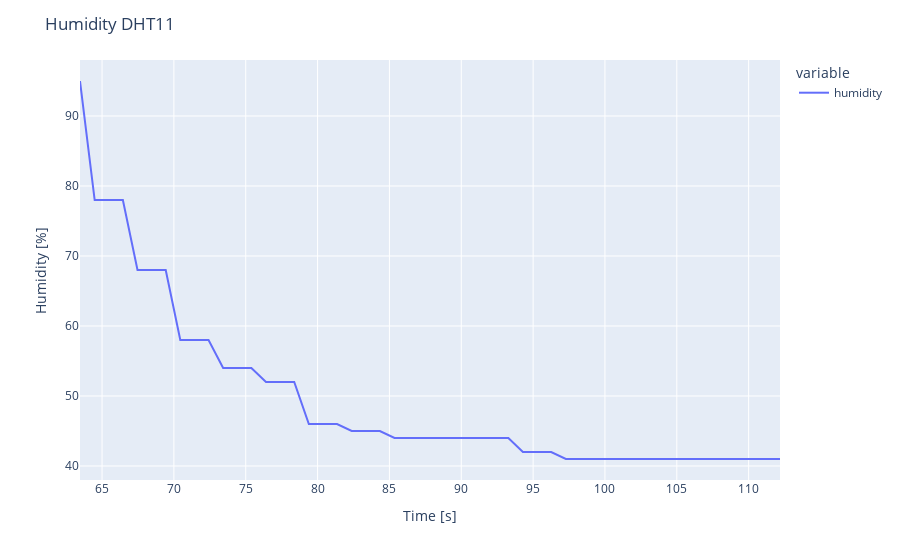

Notebook cell for this chart:
### Code cell
df_exp = df[max_humidity:max_humidity_after]
fig = px.line(df_exp, x='time', y=['humidity'])
fig.update_layout(
    title="Humidity DHT11",
    xaxis_title="Time [s]",
    yaxis_title="Humidity [%]",
)
fig.show()

### Figure 1 — Plotly figure (JSON) as saved in the notebook; plotly's stock layout.template omitted (floating-point values rounded to 4 significant figures)
{"data": [{"hovertemplate": "variable=humidity<br>time=%{x}<br>value=%{y}<extra></extra>", "legendgroup": "humidity", "line": {"color": "#636efa", "dash": "solid"}, "marker": {"symbol": "circle"}, "mode": "lines", "name": "humidity", "orientation": "v", "showlegend": true, "type": "scatter", "x": [63.47, 64.49, 65.46, 66.45, 67.47, 68.44, 69.43, 70.45, 71.42, 72.41, 73.43, 74.4, 75.39, 76.41, 77.38, 78.37, 79.39, 80.36, 81.35, 82.37, 83.34, 84.33, 85.35, 86.32, 87.32, 88.34, 89.3, 90.3, 91.32, 92.28, 93.28, 94.29, 95.27, 96.26, 97.28, 98.25, 99.24, 100.3, 101.2, 102.2, 103.2, 104.2, 105.2, 106.2, 107.2, 108.2, 109.2, 110.2, 111.2, 112.2], "xaxis": "x", "y": [95, 78, 78, 78, 68, 68, 68, 58, 58, 58, 54, 54, 54, 52, 52, 52, 46, 46, 46, 45, 45, 45, 44, 44, 44, 44, 44, 44, 44, 44, 44, 42, 42, 42, 41, 41, 41, 41, 41, 41, 41, 41, 41, 41, 41, 41, 41, 41, 41, 41], "yaxis": "y"}], "layout": {"legend": {"title": {"text": "variable"}, "tracegroupgap": 0}, "margin": {"t": 60}, "title": {"text": "Humidity DHT11"}, "xaxis": {"anchor": "y", "domain": [0, 1], "title": {"text": "Time [s]"}}, "yaxis": {"anchor": "x", "domain": [0, 1], "title": {"text": "Humidity [%]"}}}}
